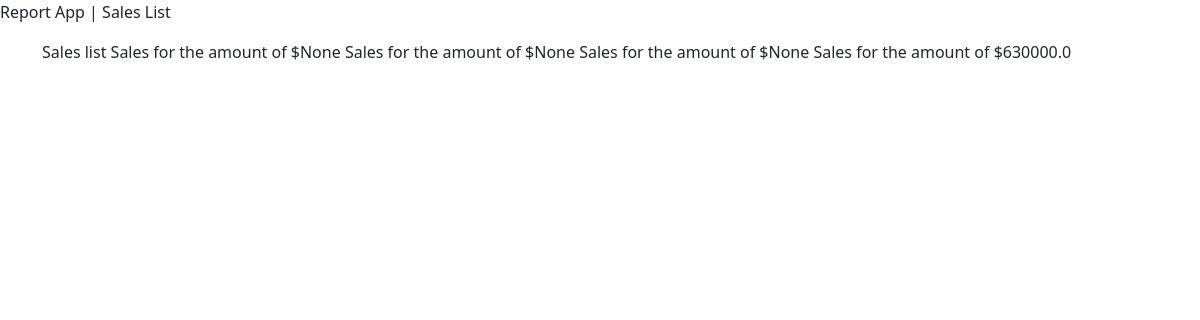
The page /list/ on the database as committed earlier.
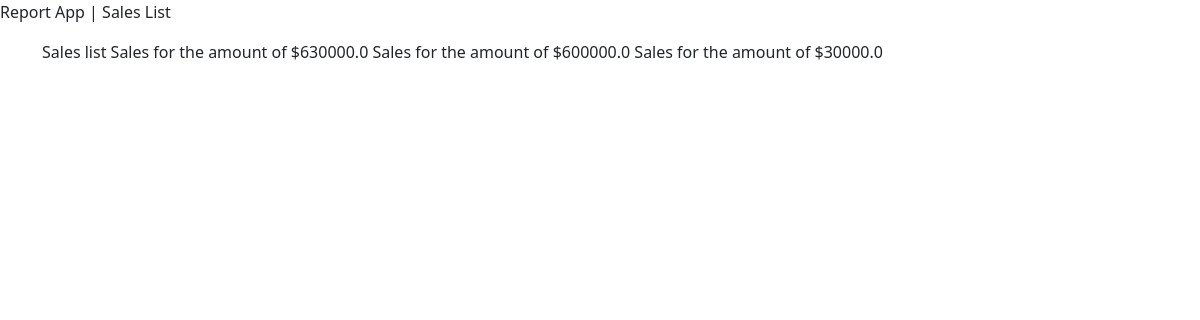
The same page on the database as committed later.
### sales/models.py (models this page shows, shortened)
class Sale(models.Model):
	transaction_id 	= models.CharField(max_length=12,blank=True)
	positions 		= models.ManyToManyField(Position)
	total_price 	= models.FloatField(blank=True,null=True)
	customer 		= models.ForeignKey(Customer,on_delete=models.CASCADE)
	salesman  		= models.ForeignKey(Profile,on_delete=models.CASCADE)
	created 		= models.DateTimeField(blank=True)
	updated   		= models.DateTimeField(blank=True)
	def __str__(self):
		return f"Sales for the amount of ${self.total_price}"

### sales/views.py (the view)
# urls.py: path('list/',SalesListView.as_view(),name='list'), # need to add .as_view() for class based view
class SalesListView(ListView):
	model = Sale
	template_name = 'sales/main.html'

### sales/templates/sales/main.html
{% extends "base.html" %}
{% block title %}
	Sales List
{% endblock %}
{% block content %}
	Sales list
	{% for obj in object_list %}
		{{ obj }}
	{% endfor %}
{% endblock content %}

### templates/base.html (shortened to what this page needs)
{% load static %}
<!doctype html>
<html lang="en">
    <head>
        <link href="https://cdn.jsdelivr.net/npm/bootstrap@5.0.1/dist/css/bootstrap.min.css" rel="stylesheet">
        <link rel="stylesheet" href="{% static 'style.css' %}"
        {% block scripts %}
        {% endblock scripts %}
        <title>Report App | {% block title %}{% endblock title %}</title>
    </head>
    <body>
        <div class ="container mt-3 mb-3">
            {% block content %}
            {% endblock content %}
        </div>
    </body>
</html>

Rows that differ between the two databases and show on the page:
removed Sale: total_price "Sales for the amount of $None"
removed Sale: total_price "Sales for the amount of $None"
removed Sale: total_price "Sales for the amount of $None"
added Sale: total_price "Sales for the amount of $600000.0"
added Sale: total_price "Sales for the amount of $30000.0"
